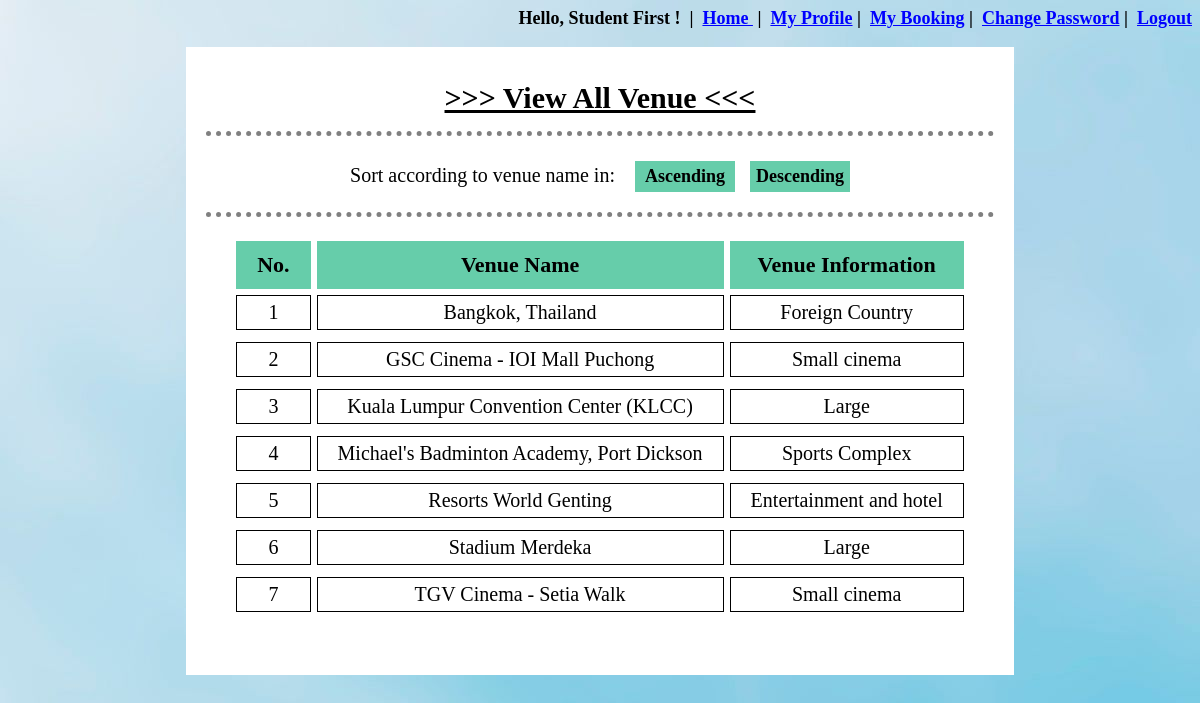
Page /Talent-Hunt-master/venue_manage_view.php (signed in) on the committed database.
### tables this page shows
CREATE TABLE `venue_details` (
  `VenueID` int(11) NOT NULL,
  `VenueName` varchar(80) NOT NULL,
  `VenueInfo` varchar(100) NOT NULL
);

### Talent-Hunt-master/venue_manage_view.php (the view, shortened to what this page needs)
<?php
	include "database/connect.php";
	include 'session.php';
?>
<!DOCTYPE html>
<html>
<head>
</head>
<body background="image\img7.jpg">
	<div id="view" align="center">
		<br>
		<p><span style="text-decoration: underline;font-weight: 900;font-size: 30px"> >>> View All Venue <<< </span></p>
		<hr>
		<form action="venue_manage_view.php" method="POST" style="font-size: 20px;">
			Sort according to venue name in: &nbsp;&nbsp;
			<input type="submit" name="ascending" value="Ascending">&nbsp;&nbsp;
			<input type="submit" name="descending" value="Descending">
		</form>
		<hr>
		<table align="center" cellpadding="20px" cellspacing="6px">
			<tr>
				<th>No.</th>
				<th>Venue Name</th>
				<th>Venue Information</th>
			</tr>
			<?php
				$conn = mysqli_connect($servername, $username, $password, $dbname);
				if (isset($_POST['ascending'])) {
					$count=0;
					$read_venue = "SELECT * FROM venue_details ORDER BY VenueName ASC";
					$result_read_venue = mysqli_query($conn, $read_venue);
					if(mysqli_num_rows($result_read_venue)>0){
						while($row = mysqli_fetch_array($result_read_venue, MYSQLI_ASSOC)){
							$count=$count+1;
							echo "<tr>";
							echo "<td>".$count."</td>";
							echo "<td>".$row['VenueName']."</td>";
							echo "<td>".$row['VenueInfo']."</td>";
							echo "<tr>";
						}
					}
				}
				else{
					$count=0;
					$read_venue = "SELECT * FROM venue_details ORDER BY VenueName ASC";
					$result_read_venue = mysqli_query($conn, $read_venue);
					if(mysqli_num_rows($result_read_venue)>0){
						while($row = mysqli_fetch_array($result_read_venue, MYSQLI_ASSOC)){
							$count=$count+1;
							echo "<tr>";
							echo "<td>".$count."</td>";
							echo "<td>".$row['VenueName']."</td>";
							echo "<td>".$row['VenueInfo']."</td>";
							echo "<tr>";
						}
					}
				}
			?>
		</table>
	</div>
</body>
</html>

### Talent-Hunt-master/venue_manage_view.php (style rules this page uses)
form { margin-left: 60px; margin-top: 15px; margin-right: 60px; }
table { max-width:1200px; margin-bottom:50px; margin-left:auto; margin-right:auto; background-color: white; text-align:center; }
th { background-color: #66CDAA; border:1px solid #66CDAA; font-size: 22px; text-align: center; padding-top: 10px ; padding-bottom: 10px ; }
td { border:1px solid black; font-size: 20px; font-family: Times New Roman; text-align: center; padding-top: 5px ; padding-bottom: 5px ; }
input[type=submit] { padding: 5px; color: black; border: none; background-color: #66CDAA; font-weight: 700; font-family: Times New Roman; font-size: 18px; text-align: center; width: 100px; }
div { margin: auto; padding-bottom: 1px; width: 70%; background-color: white; }
hr { border-top: 5px dotted grey; border-bottom: none; border-left: none; border-right: none; width: 95%; padding-top: 10px }

### rows in the picture
venue_details: VenueName "Bangkok, Thailand", VenueInfo "Foreign Country"
venue_details: VenueName "GSC Cinema - IOI Mall Puchong", VenueInfo "Small cinema"
venue_details: VenueName "Kuala Lumpur Convention Center (KLCC)", VenueInfo "Large"
venue_details: VenueName "Michael's Badminton Academy, Port Dickson", VenueInfo "Sports Complex"
venue_details: VenueName "Resorts World Genting", VenueInfo "Entertainment and hotel"
venue_details: VenueName "Stadium Merdeka", VenueInfo "Large"
venue_details: VenueName "TGV Cinema - Setia Walk", VenueInfo "Small cinema"

### other values in the picture
$_SESSION['UserFullName'] "Student First"
